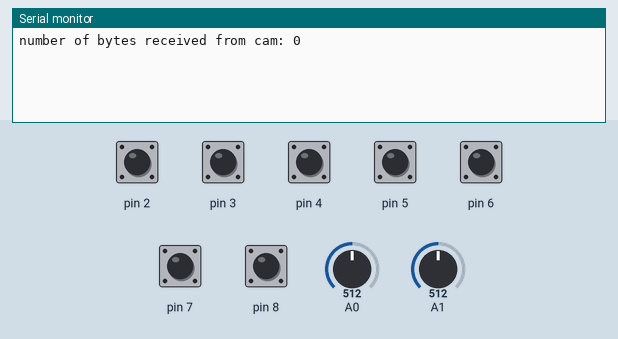
Recording of a sketch running on a simulated Arduino Uno, built with avr-gcc and run on an emulated ATmega328P. Parts: the last lines printed to the serial monitor. The test bench sets the inputs (shaded band); at power-on: pin 2–8 HIGH, A0 = 512, A1 = 512.

Above: at 2.3 s.
2.4 s: A0 set to 531
At 3.4 s:
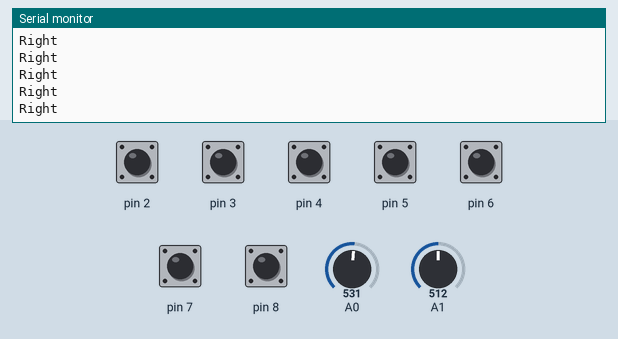
4.3 s: A1 set to 533
At 4.8 s:
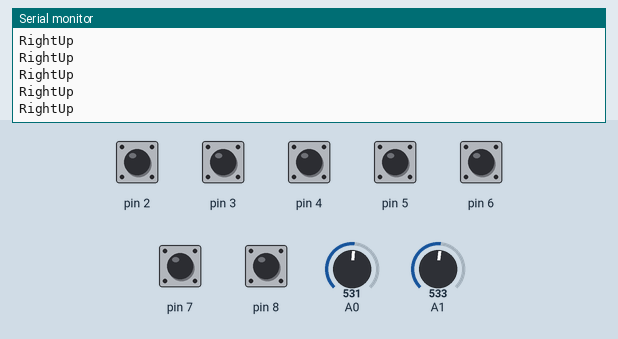

Measured:
- the behaviour switches between 517 and 518 on A0 (found by bisection; images 0 and 1)
- the behaviour switches between 517 and 518 on A1 (found by bisection; images 1 and 2)
- after the input at 2.4 s, the serial monitor: prints a new line at once (image 1)
- after the input at 4.3 s, the serial monitor: prints a new line after 0.07 s (image 2)

The sketch:

captureFrame_joystick.ino
```cpp
// (licence header left out)
/**
   Before running this example, stack the JoystickShield on top of Arduino board

*/

#include <JoystickShield.h> // include JoystickShield Library
#include <SoftwareSerial.h>
JoystickShield joystickShield; // create an instance of JoystickShield object

byte frame1[] = {(byte)0x6E, (byte)0x00, (byte)0x00, (byte)0x82, (byte)0x00, (byte)0x02, (byte)0xAA, (byte)0xC3, (byte)0x16, (byte)0x00, (byte)0xA9, (byte)0xD5};
byte buff[200];         // a byte array to hold incoming data
int i = 0;

SoftwareSerial camera(12, 13); // RX, TX --> the comm line data is sent to camera

void setup() {
  Serial.begin(9600);

  delay(100);
  // new calibration function
  joystickShield.calibrateJoystick();

  // predefined Joystick to Pins 0 and 1.
  // Change it if you are using a different shield
  // setJoystickPins(0, 1);

  // predefined buttons to the following pins.
  // change it if you are using a different shield.
  // setButtonPins(pinJoystickButton, pinUp, pinRight, pinDown, pinLeft, pinF, pinE);
  // to deactivate a button use a pin outside of the range of the arduino e.g. 255, but not above
  // setButtonPins(8, 2, 3, 4, 5, 7, 6);

  camera.begin(57600);
  serialEvent();
  Serial.setTimeout(3000);
  camera.setTimeout(3000);
}

void loop() {
  joystickShield.processEvents(); // process events

  if (joystickShield.isUp()) {
    Serial.println("Up") ;
  }

  if (joystickShield.isRightUp()) {
    Serial.println("RightUp") ;
  }

  if (joystickShield.isRight()) {
    Serial.println("Right") ;
  }

  if (joystickShield.isRightDown()) {
    Serial.println("RightDown") ;
  }

  if (joystickShield.isDown()) {
    Serial.println("Down") ;
  }

  if (joystickShield.isLeftDown()) {
    Serial.println("LeftDown") ;
  }

  if (joystickShield.isLeft()) {
    Serial.println("Left") ;
  }

  if (joystickShield.isLeftUp()) {
    Serial.println("LeftUp") ;
  }

  if (joystickShield.isJoystickButton()) {
    Serial.println("Joystick Clicked") ;
  }

  if (joystickShield.isUpButton()) {
    Serial.println("Up Button Clicked") ;
  }

  if (joystickShield.isRightButton()) {
    Serial.println("Right Button Clicked") ;

    camera.write(frame1, sizeof(frame1)); //send msg to camera
    Serial.println("msg sent to camera");

    //serialEvent(); //check for reply msg
    serialEvent();
    Serial.println("\ndelaying");
    delay(5000);
    Serial.println();
  }

  if (joystickShield.isDownButton()) {
    Serial.println("Down Button Clicked") ;
  }

  if (joystickShield.isLeftButton()) {
    Serial.println("Left Button Clicked") ;
  }

  // new eventfunctions
  if (joystickShield.isEButton()) {
    Serial.println("E Button Clicked") ;
  }

  if (joystickShield.isFButton()) {
    Serial.println("F Button Clicked") ;
  }
}

void serialEvent() {
  int numBytes = camera.readBytes(buff, 18);
  Serial.print("number of bytes received from cam: ");
  Serial.println(numBytes);

  for (int k = 0; k <= numBytes - 1; ++k) {
    printHexWithLeadingZeros(buff[k]);
    Serial.print(',');
  }
}

void printHexWithLeadingZeros(byte hexValue) {
  if (hexValue < 16) {
    Serial.print('0');
  }
  Serial.print(hexValue, HEX);
}
```

JoystickShield.h
```cpp
// (licence header left out)
#ifndef JoystickShield_H
#define JoystickShield_H

#define CENTERTOLERANCE 5

// Compatibility for Arduino 1.0

#if ARDUINO >= 100
    #include <Arduino.h>
#else
    #include <WProgram.h>
#endif

/**
 * Enum to hold the different states of the Joystick
 *
 */
enum JoystickStates {
    CENTER,  // 0
    UP,
    RIGHT_UP,
    RIGHT,
    RIGHT_DOWN,
    DOWN,
    LEFT_DOWN,
    LEFT,
    LEFT_UP   //8
};


static const bool ALL_BUTTONS_OFF[7] = {false, false, false, false, false, false, false};

/**
 * Class to encapsulate JoystickShield
 */
class JoystickShield {

public:

    JoystickShield(); // constructor

    void setJoystickPins (byte pinX, byte pinY);
    void setButtonPins(byte pinSelect, byte pinUp, byte pinRight, byte pinDown, byte pinLeft, byte pinF, byte pinE);
    void setThreshold(int xLow, int xHigh, int yLow, int yHigh);

    void processEvents();
    void processCallbacks();

	void calibrateJoystick();

    // Joystick events
    bool isCenter();
    bool isUp();
    bool isRightUp();
    bool isRight();
    bool isRightDown();
    bool isDown();
    bool isLeftDown();
    bool isLeft();
    bool isLeftUp();
	bool isNotCenter();

	// Joystick coordinates
	int xAmplitude();
	int yAmplitude();

    // Button events
    bool isJoystickButton();
    bool isUpButton();
    bool isRightButton();
    bool isDownButton();
    bool isLeftButton();
	bool isFButton();
	bool isEButton();

    // Joystick callbacks
    void onJSCenter(void (*centerCallback)(void));
    void onJSUp(void (*upCallback)(void));
    void onJSRightUp(void (*rightUpCallback)(void));
    void onJSRight(void (*rightCallback)(void));
    void onJSRightDown(void (*rightDownCallback)(void));
    void onJSDown(void (*downCallback)(void));
    void onJSLeftDown(void (*leftDownCallback)(void));
    void onJSLeft(void (*leftCallback)(void));
    void onJSLeftUp(void (*leftUpCallback)(void));
	void onJSnotCenter(void (*notCenterCallback)(void));

    // Button callbacks
    void onJoystickButton(void (*jsButtonCallback)(void));
    void onUpButton(void (*upButtonCallback)(void));
    void onRightButton(void (*rightButtonCallback)(void));
    void onDownButton(void (*downButtonCallback)(void));
    void onLeftButton(void (*leftButtonCallback)(void));
	void onFButton(void (*FButtonCallback)(void));
	void onEButton(void (*EButtonCallback)(void));

private:

    // threshold values
    int x_threshold_low;
    int x_threshold_high;
    int y_threshold_low;
    int y_threshold_high;

    // joystick pins
    byte pin_analog_x;
    byte pin_analog_y;

    //button pins
    byte pin_joystick_button;
    byte pin_up_button;
    byte pin_right_button;
    byte pin_down_button;
    byte pin_left_button;
	byte pin_F_button;
	byte pin_E_button;

	// joystick
	byte joystickStroke;
	int x_position;
	int y_position;

    //current states of Joystick
    JoystickStates currentStatus;

    // array of button states to allow multiple buttons to be pressed concurrently
    // order is up, right, down, left, e, f, joystick
    bool buttonStates[7];

    // Joystick callbacks
    void (*centerCallback)(void);
    void (*upCallback)(void);
    void (*rightUpCallback)(void);
    void (*rightCallback)(void);
    void (*rightDownCallback)(void);
    void (*downCallback)(void);
    void (*leftDownCallback)(void);
    void (*leftCallback)(void);
    void (*leftUpCallback)(void);
	void (*notCenterCallback)(void);

    // Button callbacks
    void (*jsButtonCallback)(void);
    void (*upButtonCallback)(void);
    void (*rightButtonCallback)(void);
    void (*downButtonCallback)(void);
    void (*leftButtonCallback)(void);
	void (*FButtonCallback)(void);
	void (*EButtonCallback)(void);


    // helper functions
    void clearButtonStates();
    void initializeCallbacks();
};

#endif
```

Source omitted: JoystickShield.cpp (13699 bytes)
